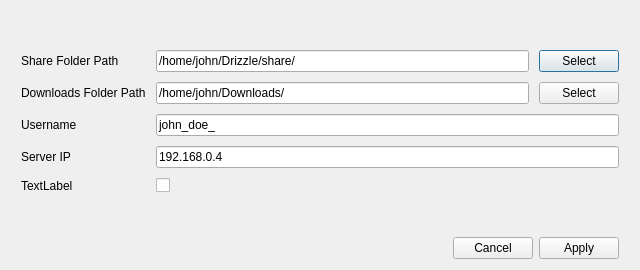
<?xml version="1.0" encoding="UTF-8"?>
<ui version="4.0">
 <class>Dialog</class>
 <widget class="QDialog" name="Dialog">
  <property name="geometry">
   <rect>
    <x>0</x>
    <y>0</y>
    <width>640</width>
    <height>270</height>
   </rect>
  </property>
  <property name="windowTitle">
   <string>Settings</string>
  </property>
  <layout class="QVBoxLayout" name="verticalLayout_2">
   <item>
    <layout class="QVBoxLayout" name="verticalLayout">
     <property name="leftMargin">
      <number>10</number>
     </property>
     <property name="rightMargin">
      <number>10</number>
     </property>
     <item>
      <layout class="QFormLayout" name="formLayout">
       <property name="formAlignment">
        <set>Qt::AlignLeading|Qt::AlignLeft|Qt::AlignVCenter</set>
       </property>
       <property name="horizontalSpacing">
        <number>10</number>
       </property>
       <property name="verticalSpacing">
        <number>10</number>
       </property>
       <item row="0" column="0">
        <widget class="QLabel" name="label">
         <property name="text">
          <string>Share Folder Path</string>
         </property>
         <property name="margin">
          <number>0</number>
         </property>
        </widget>
       </item>
       <item row="0" column="1">
        <layout class="QHBoxLayout" name="horizontalLayout">
         <item>
          <widget class="QLineEdit" name="lineEdit">
           <property name="text">
            <string>/home/john/Drizzle/share/</string>
           </property>
          </widget>
         </item>
         <item>
          <widget class="QPushButton" name="pushButton">
           <property name="text">
            <string>Select</string>
           </property>
          </widget>
         </item>
        </layout>
       </item>
       <item row="1" column="0">
        <widget class="QLabel" name="label_2">
         <property name="text">
          <string>Downloads Folder Path</string>
         </property>
         <property name="margin">
          <number>0</number>
         </property>
        </widget>
       </item>
       <item row="1" column="1">
        <layout class="QHBoxLayout" name="horizontalLayout_2">
         <item>
          <widget class="QLineEdit" name="lineEdit_2">
           <property name="text">
            <string>/home/john/Downloads/</string>
           </property>
          </widget>
         </item>
         <item>
          <widget class="QPushButton" name="pushButton_2">
           <property name="text">
            <string>Select</string>
           </property>
          </widget>
         </item>
        </layout>
       </item>
       <item row="2" column="0">
        <widget class="QLabel" name="label_3">
         <property name="text">
          <string>Username</string>
         </property>
         <property name="margin">
          <number>0</number>
         </property>
        </widget>
       </item>
       <item row="2" column="1">
        <widget class="QLineEdit" name="lineEdit_3">
         <property name="text">
          <string>john_doe_</string>
         </property>
        </widget>
       </item>
       <item row="3" column="1">
        <widget class="QLineEdit" name="lineEdit_4">
         <property name="text">
          <string>192.168.0.4</string>
         </property>
        </widget>
       </item>
       <item row="3" column="0">
        <widget class="QLabel" name="label_4">
         <property name="text">
          <string>Server IP</string>
         </property>
         <property name="margin">
          <number>0</number>
         </property>
        </widget>
       </item>
       <item row="4" column="0">
        <widget class="QLabel" name="label_5">
         <property name="text">
          <string>TextLabel</string>
         </property>
         <property name="margin">
          <number>0</number>
         </property>
        </widget>
       </item>
       <item row="4" column="1">
        <widget class="QCheckBox" name="checkBox">
         <property name="text">
          <string/>
         </property>
        </widget>
       </item>
      </layout>
     </item>
     <item>
      <layout class="QHBoxLayout" name="horizontalLayout_3">
       <item>
        <spacer name="horizontalSpacer">
         <property name="orientation">
          <enum>Qt::Horizontal</enum>
         </property>
         <property name="sizeHint" stdset="0">
          <size>
           <width>40</width>
           <height>20</height>
          </size>
         </property>
        </spacer>
       </item>
       <item>
        <widget class="QPushButton" name="pushButton_4">
         <property name="text">
          <string>Cancel</string>
         </property>
        </widget>
       </item>
       <item>
        <widget class="QPushButton" name="pushButton_3">
         <property name="text">
          <string>Apply</string>
         </property>
        </widget>
       </item>
      </layout>
     </item>
    </layout>
   </item>
  </layout>
 </widget>
 <resources/>
 <connections/>
</ui>
